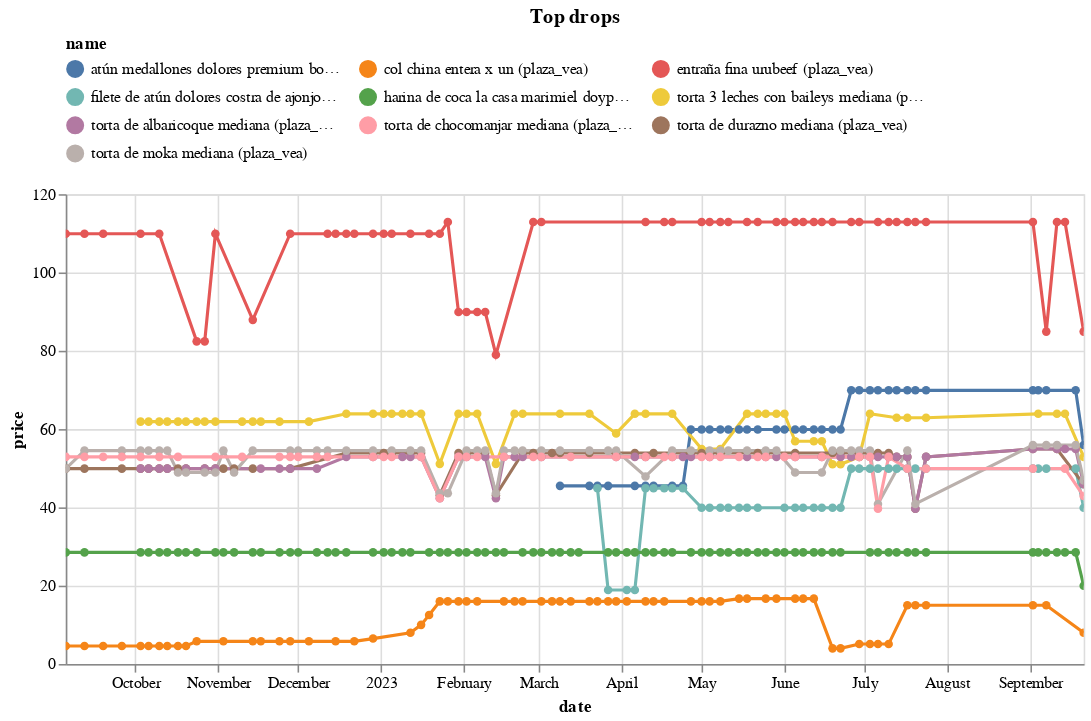

Notebook code for this chart:
### Code cell
(top_changes_abs
 .sort_values('change')
 .head(10)
 .pipe(plot_changes, 'Top drops')
)

### Figure 1 — Vega-Lite specification as saved in the notebook (floating-point values rounded to 4 significant figures; data arrays with more than 128 entries replaced by an {"elided": "..."} marker saying what was removed)
{"config": {"view": {"continuousWidth": 300, "continuousHeight": 300}, "legend": {"columns": 3, "orient": "top"}}, "data": {"name": "data-0d229c39f4ffbd72d85b6b938982462d"}, "mark": {"type": "line", "point": true}, "encoding": {"color": {"field": "name", "scale": {"domain": ["atún medallones dolores premium bolsa 680g (plaza_vea)", "col china entera x un (plaza_vea)", "entraña fina urubeef (plaza_vea)", "filete de atún dolores costra de ajonjolí bolsa 304g (plaza_vea)", "harina de coca la casa marimiel doypack 180g (plaza_vea)", "torta 3 leches con baileys mediana (plaza_vea)", "torta de albaricoque mediana (plaza_vea)", "torta de chocomanjar mediana (plaza_vea)", "torta de durazno mediana (plaza_vea)", "torta de moka mediana (plaza_vea)"]}, "type": "nominal"}, "tooltip": [{"field": "name", "type": "nominal"}, {"field": "price", "type": "quantitative"}, {"field": "last_price", "type": "quantitative"}], "x": {"field": "date", "type": "temporal"}, "y": {"field": "price", "type": "quantitative"}}, "params": [{"name": "param_9", "select": {"type": "point", "fields": ["name"]}, "bind": "legend"}, {"name": "param_10", "select": {"type": "interval", "encodings": ["x", "y"]}, "bind": "scales"}], "title": "Top drops", "transform": [{"filter": {"param": "param_9"}}], "width": 650, "$schema": "https://vega.github.io/schema/vega-lite/v5.14.1.json", "datasets": {"data-0d229c39f4ffbd72d85b6b938982462d": {"elided": "550 records"}}}
